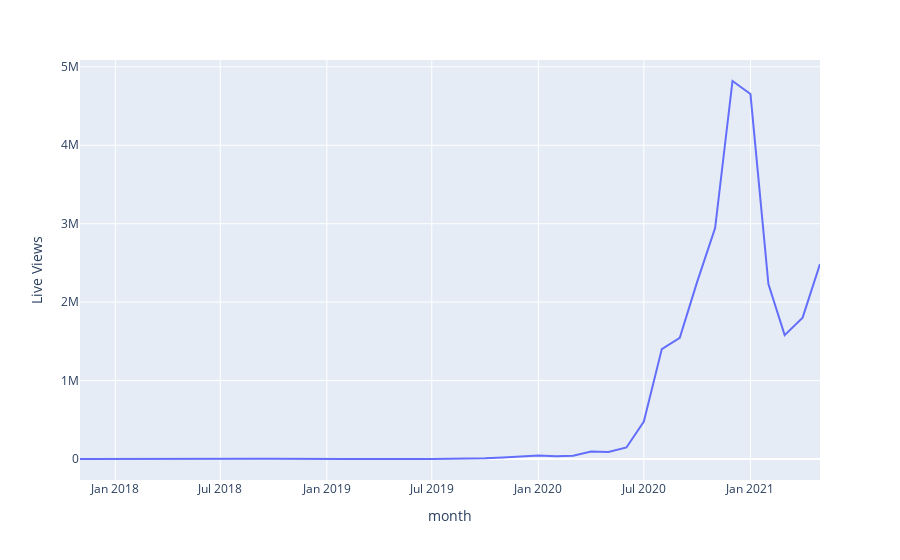

Source (notebook cell):
### Code cell
lineplot(target, 'Live Views')

### Figure 1 — Plotly figure (JSON) as saved in the notebook; plotly's stock layout.template omitted (floating-point values rounded to 4 significant figures)
{"data": [{"hovertemplate": "month=%{x}<br>Live Views=%{y}<extra></extra>", "legendgroup": "", "line": {"color": "#636efa", "dash": "solid"}, "mode": "lines", "name": "", "orientation": "v", "showlegend": false, "type": "scatter", "x": ["2017-11", "2017-12", "2018-01", "2018-02", "2018-03", "2018-04", "2018-05", "2018-06", "2018-07", "2018-08", "2018-09", "2018-10", "2018-11", "2019-02", "2019-07", "2019-08", "2019-09", "2019-10", "2019-11", "2019-12", "2020-01", "2020-02", "2020-03", "2020-04", "2020-05", "2020-06", "2020-07", "2020-08", "2020-09", "2020-10", "2020-11", "2020-12", "2021-01", "2021-02", "2021-03", "2021-04", "2021-05"], "xaxis": "x", "y": [66, 1150, 819, 667, 582, 831, 1377, 1432, 2306, 3355, 3882, 2874, 225, 125, 433, 1842, 10153, 11029, 19994, 33353, 46115, 33668, 41438, 96255, 90151, 147143, 477009, 1401488, 1544046, 2258659, 2944756, 4819077, 4652535, 2231394, 1578883, 1801892, 2485156], "yaxis": "y"}], "layout": {"legend": {"tracegroupgap": 0}, "margin": {"t": 60}, "xaxis": {"anchor": "y", "domain": [0, 1], "title": {"text": "month"}}, "yaxis": {"anchor": "x", "domain": [0, 1], "title": {"text": "Live Views"}}}}
